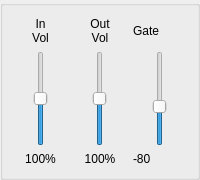
       <widget class="QGroupBox" name="volumeControls">
        <property name="minimumSize">
         <size>
          <width>120</width>
          <height>180</height>
         </size>
        </property>
        <property name="maximumSize">
         <size>
          <width>512</width>
          <height>250</height>
         </size>
        </property>
        <property name="baseSize">
         <size>
          <width>200</width>
          <height>200</height>
         </size>
        </property>
        <property name="autoFillBackground">
         <bool>true</bool>
        </property>
        <property name="title">
         <string/>
        </property>
        <layout class="QVBoxLayout" name="verticalLayout_4">
         <item>
          <layout class="QHBoxLayout" name="horizontalLayout_5">
           <property name="sizeConstraint">
            <enum>QLayout::SizeConstraint::SetNoConstraint</enum>
           </property>
           <item>
            <widget class="QLabel" name="descLabelInputGain">
             <property name="toolTip">
              <string>&lt;html&gt;&lt;head/&gt;&lt;body&gt;&lt;p&gt;Input volume.&lt;/p&gt;&lt;p&gt;NOTE: This might not behave quite like you expect unless 'Amix' (output amplitude mixing) is also set to a high value. Sending louder input to the model will not necessarily cause it to generate a louder conversion.&lt;/p&gt;&lt;p&gt;However, increasing or decreasing the volume of the input stream can help if you find that the model is mispronouncing certain things, or if parts of words are getting cut off.&lt;/p&gt;&lt;/body&gt;&lt;/html&gt;</string>
             </property>
             <property name="text">
              <string>In
Vol</string>
             </property>
             <property name="alignment">
              <set>Qt::AlignmentFlag::AlignHCenter|Qt::AlignmentFlag::AlignTop</set>
             </property>
            </widget>
           </item>
           <item>
            <widget class="QLabel" name="descLabelOutputGain">
             <property name="toolTip">
              <string>&lt;html&gt;&lt;head/&gt;&lt;body&gt;&lt;p&gt;Output volume.&lt;/p&gt;&lt;p&gt;This will behave the way you expect. Increases/decreases the volume of the final output, after conversion has been performed.&lt;/p&gt;&lt;/body&gt;&lt;/html&gt;</string>
             </property>
             <property name="text">
              <string>Out
Vol</string>
             </property>
             <property name="alignment">
              <set>Qt::AlignmentFlag::AlignHCenter|Qt::AlignmentFlag::AlignTop</set>
             </property>
            </widget>
           </item>
           <item>
            <widget class="QLabel" name="descLabelGateRMS">
             <property name="toolTip">
              <string>&lt;html&gt;&lt;head/&gt;&lt;body&gt;&lt;p&gt;Input Gate. Any input audio that is below this level will be treated as silence.&lt;/p&gt;&lt;p&gt;(Measured in dBFS - check the meters above if you're not sure what to set this to)&lt;/p&gt;&lt;/body&gt;&lt;/html&gt;</string>
             </property>
             <property name="text">
              <string>Gate</string>
             </property>
            </widget>
           </item>
          </layout>
         </item>
         <item>
          <layout class="QHBoxLayout" name="horizontalLayout_6">
           <item>
            <widget class="QSlider" name="sliderInputGain">
             <property name="sizePolicy">
              <sizepolicy hsizetype="MinimumExpanding" vsizetype="MinimumExpanding">
               <horstretch>0</horstretch>
               <verstretch>0</verstretch>
              </sizepolicy>
             </property>
             <property name="minimumSize">
              <size>
               <width>0</width>
               <height>0</height>
              </size>
             </property>
             <property name="maximumSize">
              <size>
               <width>16777215</width>
               <height>16777215</height>
              </size>
             </property>
             <property name="toolTip">
              <string>&lt;html&gt;&lt;head/&gt;&lt;body&gt;&lt;p&gt;Input volume.&lt;/p&gt;&lt;p&gt;NOTE: This might not behave quite like you expect unless 'Amix' (output amplitude mixing) is also set to a high value. Sending louder input to the model will not necessarily cause it to generate a louder conversion.&lt;/p&gt;&lt;p&gt;However, increasing or decreasing the volume of the input stream can help if you find that the model is mispronouncing certain things, or if parts of words are getting cut off.&lt;/p&gt;&lt;/body&gt;&lt;/html&gt;</string>
             </property>
             <property name="autoFillBackground">
              <bool>false</bool>
             </property>
             <property name="maximum">
              <number>200</number>
             </property>
             <property name="sliderPosition">
              <number>100</number>
             </property>
             <property name="orientation">
              <enum>Qt::Orientation::Vertical</enum>
             </property>
            </widget>
           </item>
           <item>
            <widget class="QSlider" name="sliderOutputGain">
             <property name="sizePolicy">
              <sizepolicy hsizetype="MinimumExpanding" vsizetype="MinimumExpanding">
               <horstretch>0</horstretch>
               <verstretch>0</verstretch>
              </sizepolicy>
             </property>
             <property name="minimumSize">
              <size>
               <width>0</width>
               <height>0</height>
              </size>
             </property>
             <property name="toolTip">
              <string>&lt;html&gt;&lt;head/&gt;&lt;body&gt;&lt;p&gt;Output volume.&lt;/p&gt;&lt;p&gt;This will behave the way you expect. Increases/decreases the volume of the final output, after conversion has been performed.&lt;/p&gt;&lt;/body&gt;&lt;/html&gt;</string>
             </property>
             <property name="maximum">
              <number>200</number>
             </property>
             <property name="value">
              <number>100</number>
             </property>
             <property name="orientation">
              <enum>Qt::Orientation::Vertical</enum>
             </property>
            </widget>
           </item>
           <item>
            <widget class="QSlider" name="sliderGateRMS">
             <property name="sizePolicy">
              <sizepolicy hsizetype="MinimumExpanding" vsizetype="MinimumExpanding">
               <horstretch>0</horstretch>
               <verstretch>0</verstretch>
              </sizepolicy>
             </property>
             <property name="toolTip">
              <string>&lt;html&gt;&lt;head/&gt;&lt;body&gt;&lt;p&gt;Input Gate. Any input audio that is below this level will be treated as silence.&lt;/p&gt;&lt;p&gt;(Measured in dBFS - check the meters above if you're not sure what to set this to)&lt;/p&gt;&lt;/body&gt;&lt;/html&gt;</string>
             </property>
             <property name="minimum">
              <number>-121</number>
             </property>
             <property name="maximum">
              <number>-20</number>
             </property>
             <property name="value">
              <number>-80</number>
             </property>
             <property name="orientation">
              <enum>Qt::Orientation::Vertical</enum>
             </property>
            </widget>
           </item>
          </layout>
         </item>
         <item>
          <layout class="QHBoxLayout" name="horizontalLayout_7">
           <item>
            <widget class="QLabel" name="labelInputGain">
             <property name="text">
              <string>100%</string>
             </property>
             <property name="alignment">
              <set>Qt::AlignmentFlag::AlignCenter</set>
             </property>
            </widget>
           </item>
           <item>
            <widget class="QLabel" name="labelOutputGain">
             <property name="text">
              <string>100%</string>
             </property>
             <property name="alignment">
              <set>Qt::AlignmentFlag::AlignCenter</set>
             </property>
            </widget>
           </item>
           <item>
            <widget class="QLabel" name="labelGateRMS">
             <property name="text">
              <string>-80</string>
             </property>
            </widget>
           </item>
          </layout>
         </item>
        </layout>
       </widget>
